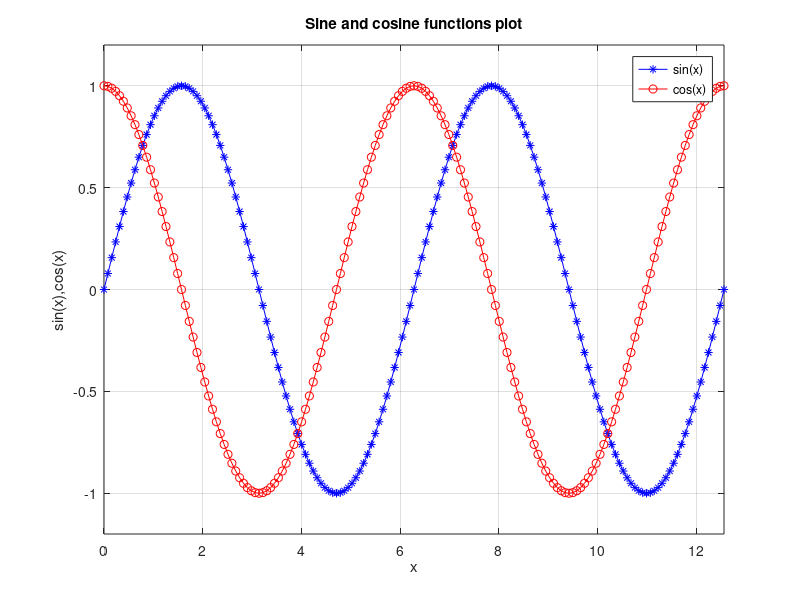

Recreate this plot in MATLAB.
%%%%%%%%%%%%%%%%%%%%%%%%%%%%%%%%%%%%%%%%%%%%%%%%%%%%%%%%%%%%%%%%%%%%%%%%%%%%%%%%
% 13_plot
%%%%%%%%%%%%%%%%%%%%%%%%%%%%%%%%%%%%%%%%%%%%%%%%%%%%%%%%%%%%%%%%%%%%%%%%%%%%%%%%

x = 0:pi/40:4*pi;

plot(x,sin(x),'b-*')
hold on
plot(x,cos(x),'r-o')
xlabel('x')
ylabel('sin(x),cos(x)')
title('Sine and cosine functions plot')
legend('sin(x)','cos(x)')
axis([0 4*pi -1.2 1.2])
grid on
hold off
